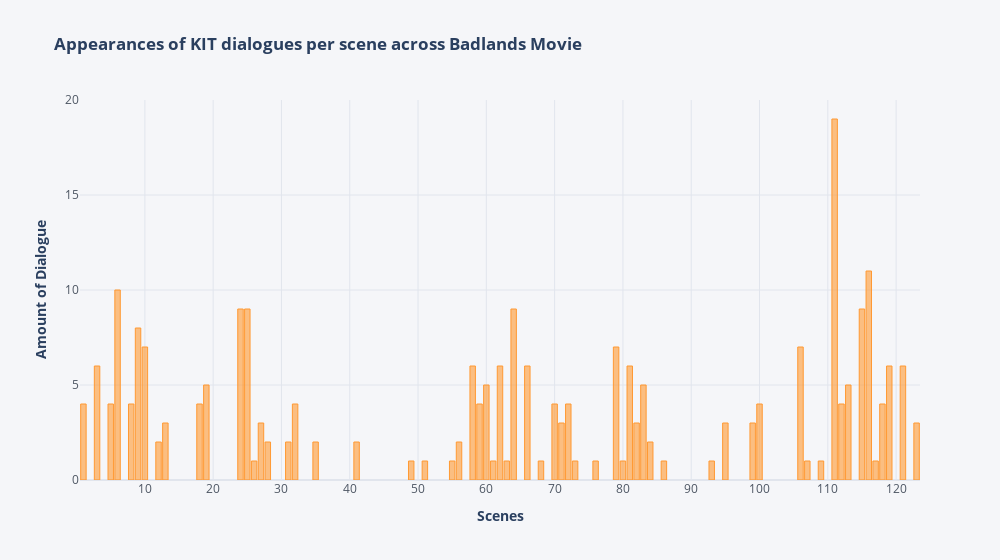

The cell this chart's notebook holds for it:
### Code cell
dia.scene_dialogue_plot(df_1st_count)

### Figure 1 — Plotly figure (JSON) as saved in the notebook; plotly's stock layout.template omitted (floating-point values rounded to 4 significant figures)
{"data": [{"marker": {"color": "rgba(255, 153, 51, 0.6)", "line": {"color": "rgba(255, 153, 51, 1.0)", "width": 1}}, "name": "KIT", "orientation": "v", "text": "", "type": "bar", "x": [1, 3, 5, 6, 8, 9, 10, 12, 13, 18, 19, 24, 25, 26, 27, 28, 31, 32, 35, 41, 49, 51, 55, 56, 58, 59, 60, 61, 62, 63, 64, 66, 68, 70, 71, 72, 73, 76, 79, 80, 81, 82, 83, 84, 86, 93, 95, 99, 100, 106, 107, 109, 111, 112, 113, 115, 116, 117, 118, 119, 121, 123], "y": [4, 6, 4, 10, 4, 8, 7, 2, 3, 4, 5, 9, 9, 1, 3, 2, 2, 4, 2, 2, 1, 1, 1, 2, 6, 4, 5, 1, 6, 1, 9, 6, 1, 4, 3, 4, 1, 1, 7, 1, 6, 3, 5, 2, 1, 1, 3, 3, 4, 7, 1, 1, 19, 4, 5, 9, 11, 1, 4, 6, 6, 3]}], "layout": {"legend": {"bgcolor": "#F5F6F9", "font": {"color": "#4D5663"}}, "paper_bgcolor": "#F5F6F9", "plot_bgcolor": "#F5F6F9", "title": {"text": "<b> Appearances of KIT dialogues per scene across Badlands Movie <b>"}, "width": 1000, "xaxis": {"dtick": 10, "gridcolor": "#E1E5ED", "showgrid": true, "tickfont": {"color": "#4D5663"}, "title": {"text": "<b> Scenes <b>"}, "zerolinecolor": "#E1E5ED"}, "yaxis": {"gridcolor": "#E1E5ED", "showgrid": true, "tickfont": {"color": "#4D5663"}, "title": {"text": "<b> Amount of Dialogue <b>"}, "zerolinecolor": "#E1E5ED"}}}
